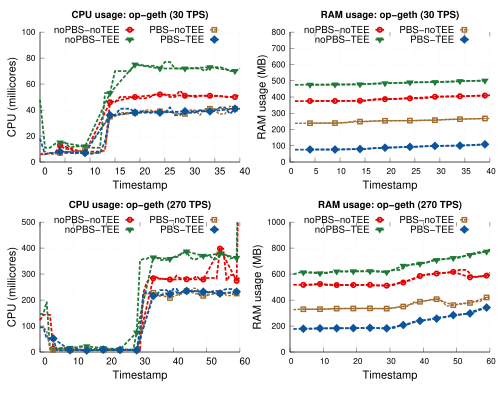

The script that saved this image:
# 
# Author: Peterson Yuhala
#

#set term postscript size 5in,2.3in linewidth 1 color eps enhanced 22
set term postscript size 5in,4in linewidth 1 color eps enhanced 22
set encoding utf8


set output "var_tps_cpu_ram.eps"
set datafile separator comma

load "styles.inc"
load "common.gnuplot" 
load "linetypes.gnuplot"

## Multiplot settings

## mp_startx # Left edge of col 0 plot area
## mp_starty          # Top of row 0 plot area
## mp_width            # Total width of plot area
## mp_height         # Total height of plot area
## mp_rowgap         # Gap between plot rows
## mp_colgap          # Gap between plot columns
          

#mp_startx=0.08
#mp_starty=0.15

#mp_height=0.65
#mp_rowgap=0.19
#mp_colgap=0.1
#mp_width=0.9

#eval mpSetup(2, 1)

mp_startx=0.08
mp_starty=0.08
mp_height=0.80
mp_rowgap=0.15
mp_colgap=0.1
mp_width=0.90

eval mpSetup(2, 2)
#





font_size = 14
label_size = 18



set ytics nomirror
set grid y
set ytics font ",12"


eval mpNext
# --- GRAPH a (top left)


set title "CPU usage: op-geth (30 TPS)" font "Helvetica-bold,14" #offset 0,-0.2

set ylabel "CPU (millicores)" font ",16"  offset 3.5,0
set xlabel "Timestamp" font ",16"
set xtics font ",14"


#set xtics("1-2s" 0, "2-3s" 1, "3-4s" 2, "4-5s" 3, "5+s" 4) font ",14"
#set xtics rotate by 60

set style fill solid border -1
set boxwidth 0.15
set xtics offset 0.4,0.4,0
set ytics offset 0.5,0,0
set xlabel offset 0,1,0

dx=0.08
#set offset 25, -0.5, 0, 0 #left,right,top,bottom

#set xrange[0:100]
set xrange[0:40]

#set yrange [0:5000]
set yrange [0:100]

#set key samplen 1 font ",14" at graph 0.5,0.95
#set key maxrows 1 samplen 0.5 width -2 invert center at graph 1.1,1.125 font ",12"
#set key samplen 1 font ",14" at graph 0.5,0.95

set key samplen 0.75 maxrows 2 at graph 0.5, 0.98 center font ",14"


plot 'data/no_pbs_no_tee/no-pbs_no-tee_30_sys_cpu_ram.csv' u 1:3 every 1  w l ls 2006 notitle, \
     '' u 1:3 every 5 t "noPBS-noTEE" w lp ls 2006, \
     'data/no_pbs_tee/no-pbs_tee_30_sys_cpu_ram.csv' u 1:3 every 1  w l ls 2007 notitle, \
     '' u 1:3 every 5 t "noPBS-TEE" w lp ls 2007, \
     'data/pbs_no_tee/pbs_rbuilder_no-tee_30_sys_cpu_ram.csv' u 1:3 every 1 w l ls 22004 notitle, \
     '' u 1:3 every 5 t "PBS-noTEE" w lp ls 22004, \
     'data/pbs_tee/pbs_rbuilder_tee_30_sys_cpu_ram.csv' u 1:3 every 1 w l ls 22001 notitle, \
        '' u 1:3 every 5 t "PBS-TEE" w lp ls 22001


unset xtics
eval mpNext
# --- GRAPH b (top right)
#set xrange[0:100]
set xrange[0:40]


set yrange [0:800]
set title "RAM usage: op-geth (30 TPS)" font "Helvetica-bold,14" #offset 0,-0.2

set ylabel "RAM usage (MB)" font ",16"  offset 3.5,0
set xlabel "Timestamp" font ",16" 
set xtics offset 0,0.4,0 font ",12"


#set key samplen 1 maxrows 1 center top outside at graph 0.5, 1.0 font ",14"

plot 'data/no_pbs_no_tee/no-pbs_no-tee_30_sys_cpu_ram.csv' u 1:4 every 2  w l ls 2006 notitle, \
     '' u 1:4 every 5 t "noPBS-noTEE" w lp ls 2006, \
     'data/no_pbs_tee/no-pbs_tee_30_sys_cpu_ram.csv' u 1:4 every 2  w l ls 2007 notitle, \
     '' u 1:4 every 5 t "noPBS-TEE" w lp ls 2007, \
     'data/pbs_no_tee/pbs_rbuilder_no-tee_30_sys_cpu_ram.csv' u 1:4 every 2 w l ls 22004 notitle, \
     '' u 1:4 every 5 t "PBS-noTEE" w lp ls 22004, \
     'data/pbs_tee/pbs_rbuilder_tee_30_sys_cpu_ram.csv' u 1:4 every 2 w l ls 22001 notitle, \
        '' u 1:4 every 5 t "PBS-TEE" w lp ls 22001


unset xtics
eval mpNext
# --- GRAPH a (top left)

set title "CPU usage: op-geth (270 TPS)" font "Helvetica-bold,14" #offset 0,-0.2

set ylabel "CPU (millicores)" font ",16"  offset 3.5,0
set xlabel "Timestamp" font ",16"
set xtics font ",14"


#set xtics("1-2s" 0, "2-3s" 1, "3-4s" 2, "4-5s" 3, "5+s" 4) font ",14"
#set xtics rotate by 60

set style fill solid border -1
set boxwidth 0.15
set xtics offset 0.4,0.4,0
set ytics offset 0.5,0,0
set xlabel offset 0,1,0

dx=0.08
#set offset 25, -0.5, 0, 0 #left,right,top,bottom

#set xrange[0:100]
set xrange[0:60]

#set yrange [0:5000]
set yrange [0:500]

#set key samplen 1 font ",14" at graph 0.5,0.95
#set key maxrows 1 samplen 0.5 width -2 invert center at graph 1.1,1.125 font ",12"
#set key samplen 1 font ",14" at graph 0.5,0.95

set key samplen 0.75 maxrows 2 at graph 0.5, 0.98 center font ",14"


plot 'data/no_pbs_no_tee/no-pbs_no-tee_270_sys_cpu_ram.csv' u 1:3 every 1  w l ls 2006 notitle, \
     '' u 1:3 every 5 t "noPBS-noTEE" w lp ls 2006, \
     'data/no_pbs_tee/no-pbs_tee_270_sys_cpu_ram.csv' u 1:3 every 1  w l ls 2007 notitle, \
     '' u 1:3 every 5 t "noPBS-TEE" w lp ls 2007, \
     'data/pbs_no_tee/pbs_rbuilder_no-tee_270_sys_cpu_ram.csv' u 1:3 every 1 w l ls 22004 notitle, \
     '' u 1:3 every 5 t "PBS-noTEE" w lp ls 22004, \
     'data/pbs_tee/pbs_rbuilder_tee_270_sys_cpu_ram.csv' u 1:3 every 1 w l ls 22001 notitle, \
        '' u 1:3 every 5 t "PBS-TEE" w lp ls 22001


unset xtics
eval mpNext
# --- GRAPH b (top right)
#set xrange[0:100]
set xrange[0:60]


set yrange [0:1000]
set title "RAM usage: op-geth (270 TPS)" font "Helvetica-bold,14" #offset 0,-0.2

set ylabel "RAM usage (MB)" font ",16"  offset 4,0
set xlabel "Timestamp" font ",16" 
set xtics offset 0,0.4,0 font ",12"


#set key samplen 1 maxrows 1 center top outside at graph 0.5, 1.0 font ",14"

plot 'data/no_pbs_no_tee/no-pbs_no-tee_270_sys_cpu_ram.csv' u 1:4 every 2  w l ls 2006 notitle, \
     '' u 1:4 every 5 t "noPBS-noTEE" w lp ls 2006, \
     'data/no_pbs_tee/no-pbs_tee_270_sys_cpu_ram.csv' u 1:4 every 2  w l ls 2007 notitle, \
     '' u 1:4 every 5 t "noPBS-TEE" w lp ls 2007, \
     'data/pbs_no_tee/pbs_rbuilder_no-tee_270_sys_cpu_ram.csv' u 1:4 every 2 w l ls 22004 notitle, \
     '' u 1:4 every 5 t "PBS-noTEE" w lp ls 22004, \
     'data/pbs_tee/pbs_rbuilder_tee_270_sys_cpu_ram.csv' u 1:4 every 2 w l ls 22001 notitle, \
        '' u 1:4 every 5 t "PBS-TEE" w lp ls 22001



     
!epstopdf "var_tps_cpu_ram.eps"
!rm "var_tps_cpu_ram.eps"
quit
